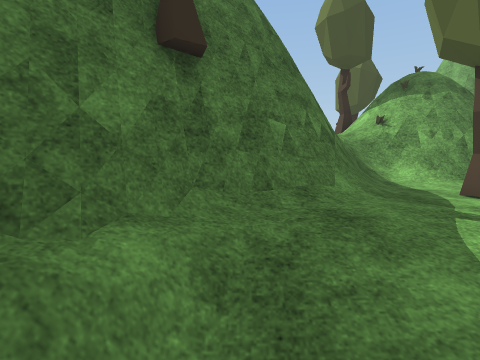
View 1 (above)

22 first-person views from a walk through a scene from a Unity 3-D project. The camera is 1.5 m above the floor, tilts 4° down and sees 80° across. The floor is counted in squares, 1 m on a side. Each view is taken from the middle of a square. On the plan, view 1 faces up. The plan holds only what a view shows up to about 14 squares ahead; the rest is blank. The place goes on beyond the plan. The player character is not drawn. Some surface patterns are stand-ins.

View 2
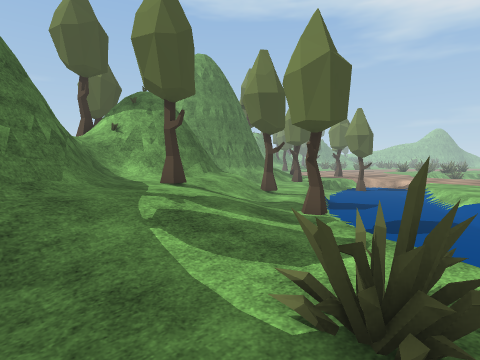

View 3
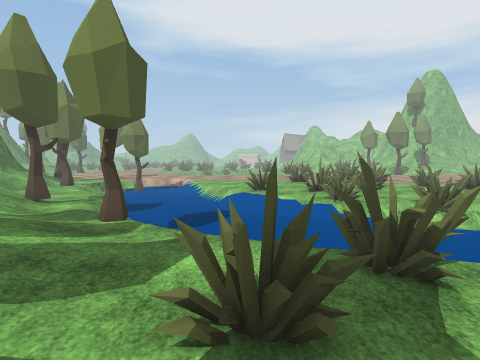

View 4
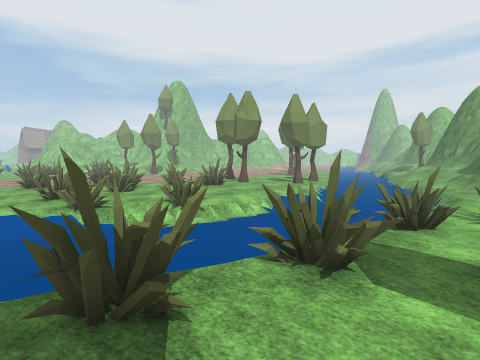

View 5
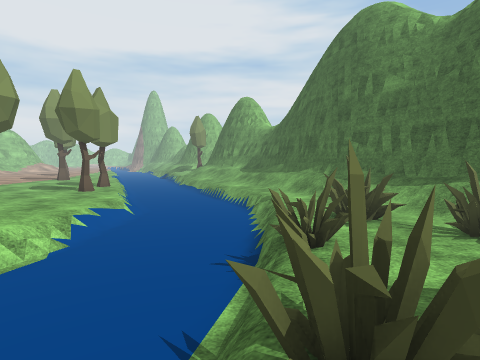

View 6
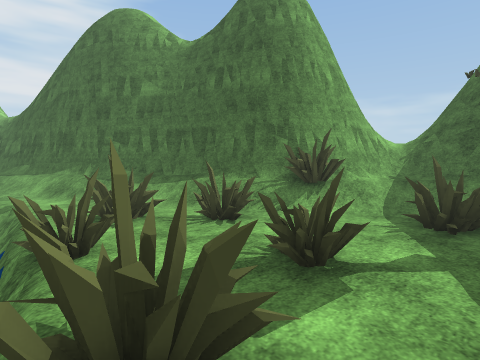

View 7
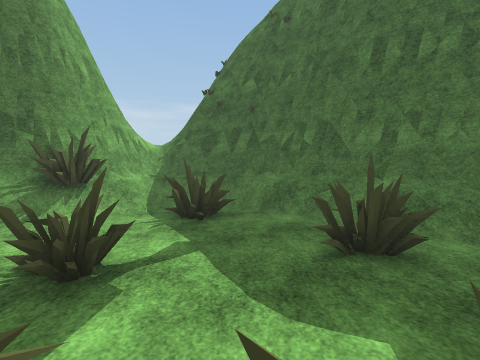

View 8
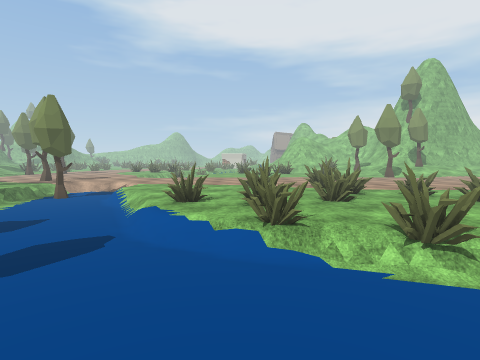

View 9
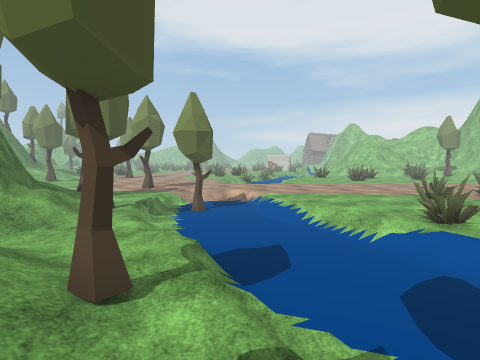

View 10
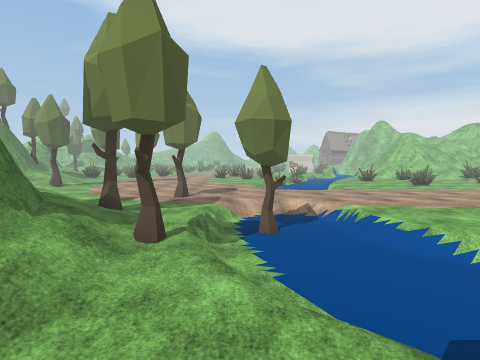

View 11
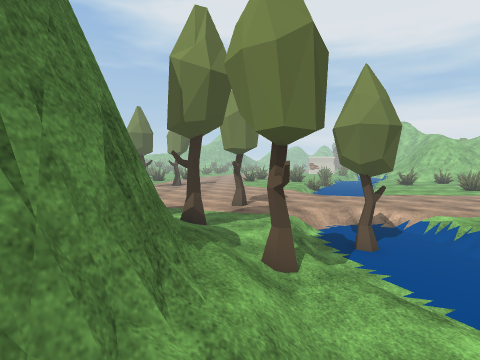

View 12
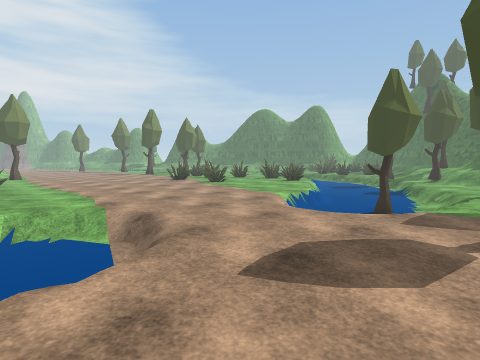

View 13
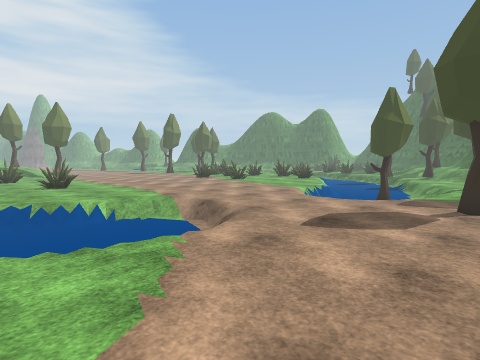

View 14
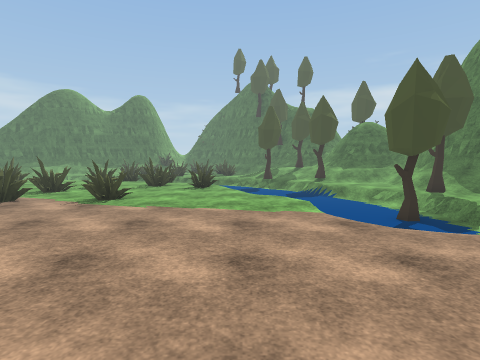

View 15
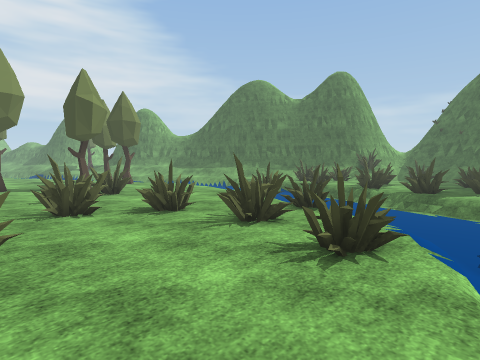

View 16
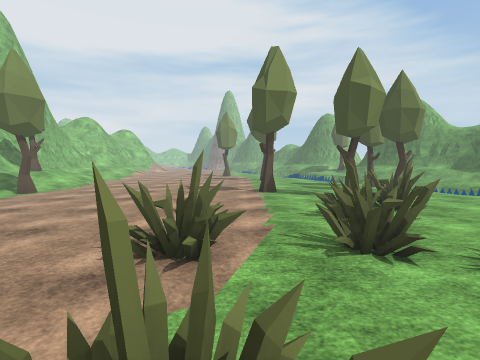

View 17
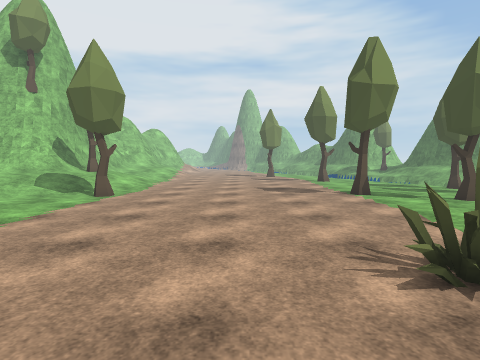

View 18
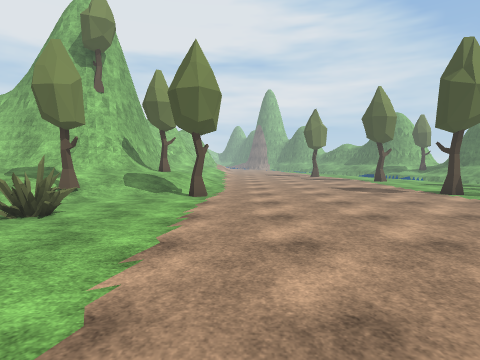

View 19
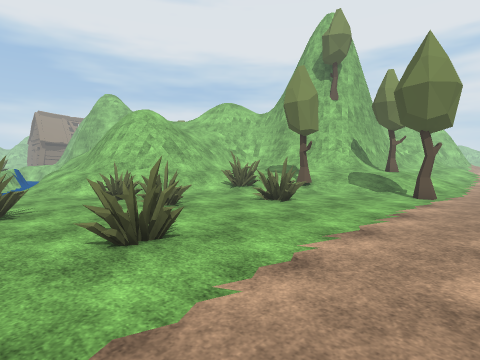

View 20
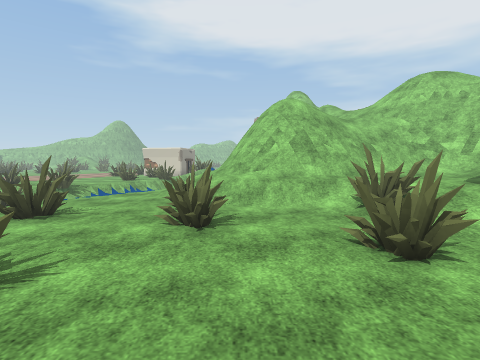

View 21
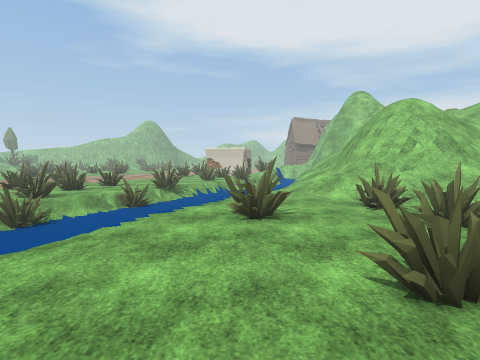

View 22
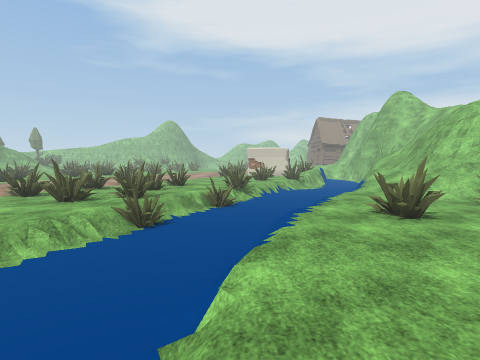

### Floor plan
Key: @ floor where view 1 was taken; # wall or solid block; . main floor; - floor 0.25 m lower than the main floor; _ floor 0.5 m lower than the main floor; : floor 0.75 m higher than the main floor; + floor 1 m higher than the main floor; / step, stairs or slope; = window, fence, low wall or low ledge; v drop or lower ground; T tree; O other object.
Columns run from 9 left of view 1 to 42 right of it. Each row starts with its distance up from view 1.
 12                       #### //T ...
 11                      ####=///T.....   ..... .
 10                     / //////......T.........
  9             ##=###   .///.T..................   ..
  8            #==####///..././/_-//............. ....
  7            #=/===////...//______-..............#.
  6           ##/++://TT.../_____T___/..................
  5         ###=+TT///...//__________/....//____........
  4        ###/+:://./.-____________//..../______///....
  3        ##//////////____________//...../_______#//...
  2       ##///////.T _________-........../_________///.
  1      ##//..//...-________//...........//__________#
  0      #//.@...../_______///..............//-_________
 -1     ##//......./_____/.....................////_____
 -2   ###O/.#.....//____//......................../ ____
 -3   ##O........=/_____/............................___
 -4  ##//........._____//.............................
 -5  ##/........./_____/=..=.....................=.....
 -6 ##///.......=/_____/.............  ................/
 -7 #=////.......-_____/....#........................///
 -8 ####///......_____#.............................////
 -9   ####O....#.______.......#..=................#////=
-10     ##=.=...._____/............................///=#
-11      ##O....._____/......=.....................//###
-12      ##O/.#.._____............................//=#v/
-13       #=/ ..-_____.....=..................=..///=#//
-14       ##/ ..-_____..... ..................../////=//
-15        #=/..-____/..... .................../////////
-16        ###/..____//....TT................./T/::+////
-17         ##/../____/........T..........T./////:++////
-18          #=///____/ T ....TT...........////////+/===
-19          ##//         .... ...........///::/ =====#=

Where each view was taken, in squares from view 1:
view 1: 0 up, 0 right, facing up
view 2: 2 down, 0 right, facing up-right
view 3: 1 down, 0 right, facing right
view 4: 2 down, 1 right, facing down-right
view 5: 4 down, 4 right, facing down
view 6: 4 down, 4 right, facing down-left
view 7: 4 down, 4 right, facing left
view 8: 4 down, 4 right, facing right
view 9: 4 up, 6 right, facing right
view 10: 7 up, 10 right, facing right
view 11: 10 up, 11 right, facing right
view 12: 10 up, 32 right, facing down-left
view 13: 11 up, 35 right, facing down-left
view 14: 0 up, 30 right, facing left
view 15: 0 up, 19 right, facing down-left
view 16: 4 down, 19 right, facing down
view 17: 5 down, 23 right, facing down
view 18: 5 down, 27 right, facing down
view 19: 4 down, 26 right, facing down-right
view 20: 10 down, 28 right, facing right
view 21: 4 down, 28 right, facing right
view 22: 0 up, 28 right, facing right
